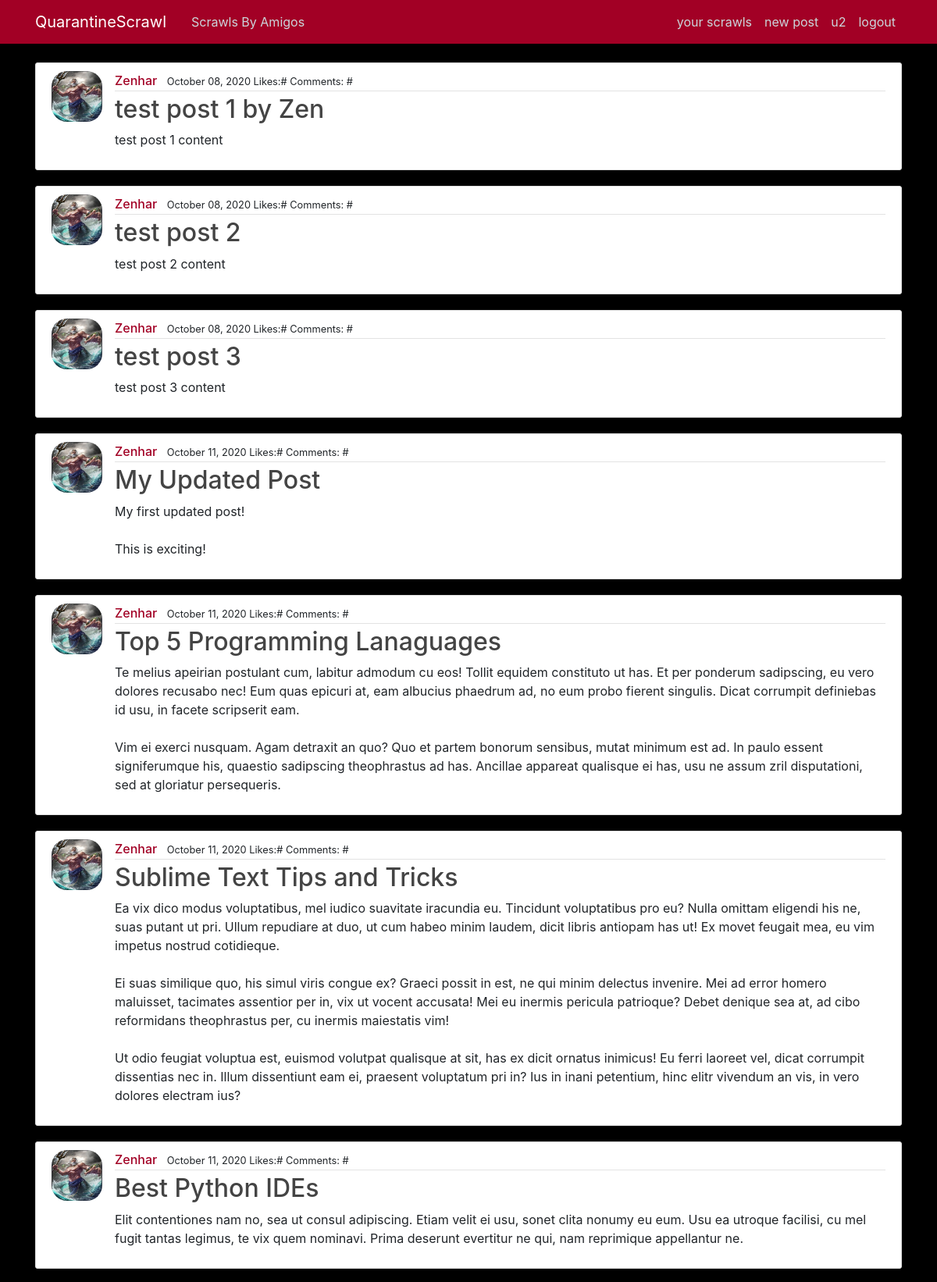
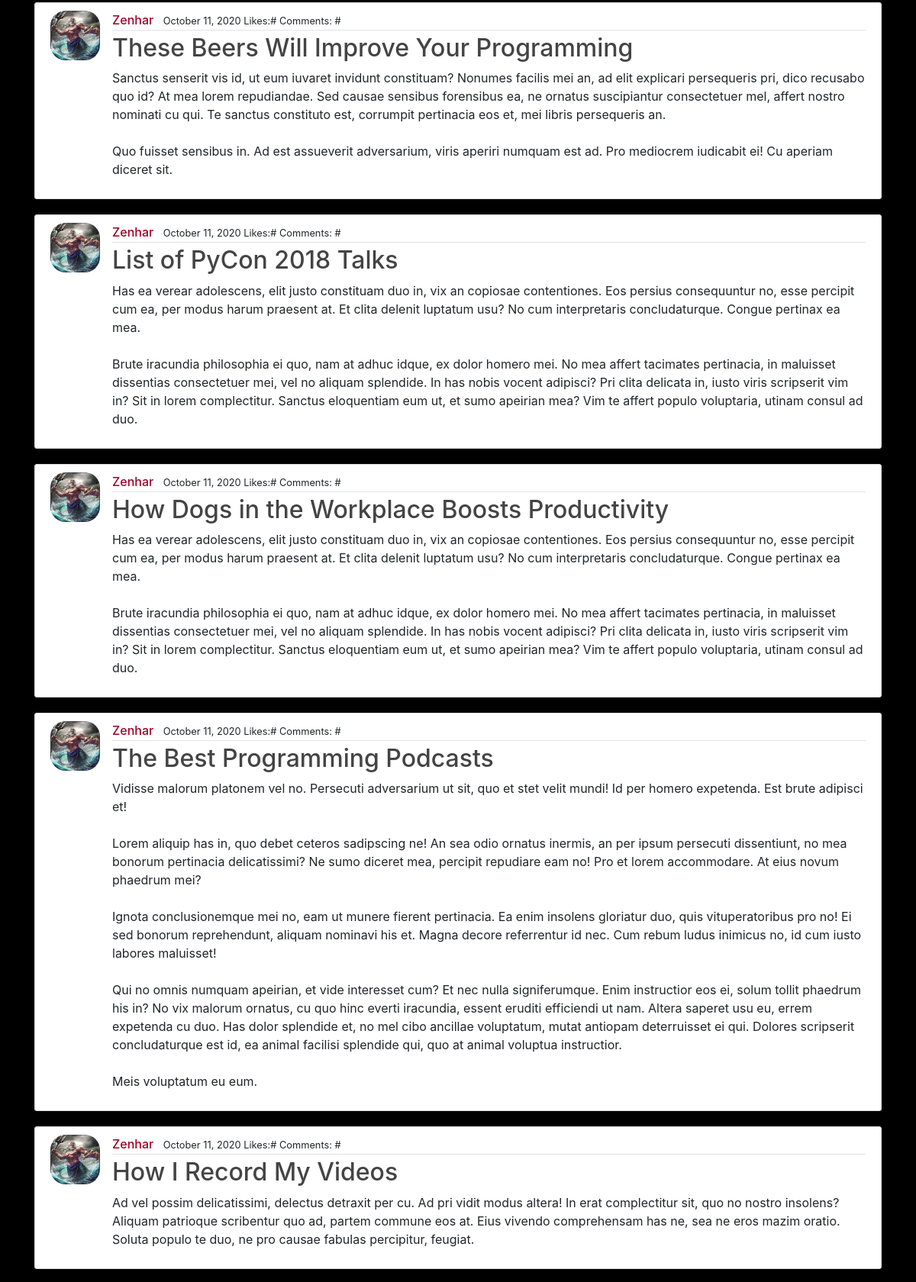
Screenshot of /homewithamigos/ (signed in, upper part) with the database file from the repository (2 pictures, top to bottom).
### blog/models.py (models this page shows, shortened)
class Post(models.Model):
    title = models.CharField(max_length=100)
    content = models.TextField()
    date = models.DateTimeField(default=timezone.now)
    author = models.ForeignKey(User, on_delete=models.CASCADE)
    liked = models.ManyToManyField(
        User, related_name="unliked", default=None, blank=True
    )
    commented = models.ManyToManyField(
        User, related_name="uncommented", default=None, blank=True
    )

### users/models.py (models this page shows, shortened)
class Profile(models.Model):
    user = models.OneToOneField(User, on_delete=models.CASCADE)
    image = models.ImageField(default="poseidon.jpg", upload_to="profile_pics")
    follow = models.ManyToManyField(User, related_name="followers", blank=True)
    follower = models.ManyToManyField(User, related_name="follows", blank=True)

### blog/views.py (the view)
# urls.py: path("homewithamigos/", AmigosPostListView.as_view(), name="amigos-home"),
class AmigosPostListView(LoginRequiredMixin, ListView):
    template_name = "blog/followspost.html"
    context_object_name = "all_posts"
    def get_queryset(self):
        loggedInUser = Profile.objects.get(user=self.request.user)
        axedUser = Post.objects.exclude(author=loggedInUser.user)
        return axedUser.filter(author__in=loggedInUser.follow.all())

### blog/templates/blog/followspost.html (shortened to what this page needs)
{% extends "blog/base.html" %}
{% block content %}
    {% for post in all_posts %}
        <article class="media content-section">
          <img class="rounded-cirle article-img" src="{{post.author.profile.image.url}}" alt="">
          <div class="media-body">
            <div class="article-metadata">
              <a class="mr-2 home-post-author" href="{% url 'user-posts' post.author.username  %}">{{ post.author }}</a>
              <small>{{ post.date|date:"F d, Y" }}  Likes:#  Comments: #</small>
            </div>
            <h2><a class="article-title" href="{% url 'post-detail' post.id %}">{{ post.title }}</a></h2>
            <p class="article-content">{{ post.content }}</p>
          </div>
        </article>
    {% endfor %}
{% endblock content %}

### blog/templates/blog/base.html (shortened to what this page needs)
{% load static %}
<!DOCTYPE html>
<html>
<head>
    <link rel="stylesheet" href="https://maxcdn.bootstrapcdn.com/bootstrap/4.0.0/css/bootstrap.min.css">
    <link rel="stylesheet" type="text/css" href="{% static 'blog/blog-css/main.css' %}">
    <link rel="stylesheet" type="text/css" href="{% static 'users/profile.css' %}">
</head>
<body>
    <header class="site-header">
      <nav class="navbar navbar-expand-md navbar-dark navbar-bg-steel fixed-top">
        <div class="container">
          <a class="navbar-brand mr-4" href="{% url 'home' %}">QuarantineScrawl</a>
          <div class="collapse navbar-collapse" id="navbarToggle">
            <div class="navbar-nav mr-auto">
              <a class="nav-item nav-link" href="{% url 'amigos-home' %}">Scrawls By Amigos</a>
            </div>
            <div class="navbar-nav">
              {% if user.is_authenticated %}
              <a class="nav-item nav-link" href="{% url 'user-posts' user.username  %}"> your scrawls</a>
              <a class="nav-item nav-link" href="{% url 'post-create' %}"> new post</a>
              <a class="nav-item nav-link" href="{% url 'profile' %}">{{user.username}}</a>
              <a class="nav-item nav-link" href="{% url 'logout' %}">logout</a>
              {% else %}
              <a class="nav-item nav-link" href="{% url 'login' %}">Login</a>
              <a class="nav-item nav-link" href="{% url 'register' %}">Register</a>
              {% endif %}
            </div>
          </div>
        </div>
      </nav>
    </header>
    <main role="main" class="container">
          {% block content %}{% endblock %}
    </main>
</body>
</html>

### blog/static/blog/blog-css/main.css (style rules this page uses)
body { background-color: black; margin-top: 5rem; }
.navbar-bg-steel { background-color: #a20025; }
.site-header .navbar-nav .nav-link { color: #cbd5db; font-weight: 400; }
.content-section { background: #ffffff; padding: 10px 20px; border: 1px solid #dddddd; border-radius: 3px; margin-bottom: 20px; }
.article-title { color: #444444; }
.article-content { white-space: pre-line; }
.article-img { height: 65px; width: 65px; margin-right: 16px; border-radius: 20px; }
.article-metadata { padding-bottom: 1px; margin-bottom: 4px; border-bottom: 1px solid #e3e3e3; }
.home-post-author { color: #a20025; font-weight: 500; }

### users/static/users/users-css/profile.css (style rules this page uses)
* { margin: 0px; padding: 0px; box-sizing: border-box; }

### rows the page displays
Post: author.profile.image (picture), author "Zenhar", date "October 08, 2020", title "test post 1 by Zen", content "test post 1 content"
Post: author.profile.image (picture), author "Zenhar", date "October 08, 2020", title "test post 2", content "test post 2 content"
Post: author.profile.image (picture), author "Zenhar", date "October 08, 2020", title "test post 3", content "test post 3 content"
Post: author.profile.image (picture), author "Zenhar", date "October 11, 2020", title "My Updated Post", content "My first updated post! This is exciting!"
Post: author.profile.image (picture), author "Zenhar", date "October 11, 2020", title "Top 5 Programming Lanaguages", content "Te melius apeirian postulant cum, labitur admodum cu eos! Tollit equidem constituto ut has. Et per ponderum sadipscing, eu vero dolores recusabo nec! Eum quas epicuri at, eam albucius phaedrum ad, no eum probo fierent singulis. Dicat corrumpit definiebas id usu, in facete scripserit eam. Vim ei exerci nusquam. Agam detraxit an quo? Quo et partem bonorum sensibus, mutat minimum est ad. In paulo essent signiferumque his, quaestio sadipscing theophrastus ad has. Ancillae appareat qualisque ei has, usu ne assum zril disputationi, sed at gloriatur persequeris."
Post: author.profile.image (picture), author "Zenhar", date "October 11, 2020", title "Sublime Text Tips and Tricks", content "Ea vix dico modus voluptatibus, mel iudico suavitate iracundia eu. Tincidunt voluptatibus pro eu? Nulla omittam eligendi his ne, suas putant ut pri. Ullum repudiare at duo, ut cum habeo minim laudem, dicit libris antiopam has ut! Ex movet feugait mea, eu vim impetus nostrud cotidieque. Ei suas similique quo, his simul viris congue ex? Graeci possit in est, ne qui minim delectus invenire. Mei ad error homero maluisset, tacimates assentior per in, vix ut vocent accusata! Mei eu inermis pericula patrioque? Debet denique sea at, ad cibo reformidans theophrastus per, cu inermis maiestatis vim! Ut odio feugiat voluptua est, euismod volutpat qualisque at sit, has ex dicit ornatus inimicus! Eu…"
Post: author.profile.image (picture), author "Zenhar", date "October 11, 2020", title "Best Python IDEs", content "Elit contentiones nam no, sea ut consul adipiscing. Etiam velit ei usu, sonet clita nonumy eu eum. Usu ea utroque facilisi, cu mel fugit tantas legimus, te vix quem nominavi. Prima deserunt evertitur ne qui, nam reprimique appellantur ne."
Post: author.profile.image (picture), author "Zenhar", date "October 11, 2020", title "These Beers Will Improve Your Programming", content "Sanctus senserit vis id, ut eum iuvaret invidunt constituam? Nonumes facilis mei an, ad elit explicari persequeris pri, dico recusabo quo id? At mea lorem repudiandae. Sed causae sensibus forensibus ea, ne ornatus suscipiantur consectetuer mel, affert nostro nominati cu qui. Te sanctus constituto est, corrumpit pertinacia eos et, mei libris persequeris an. Quo fuisset sensibus in. Ad est assueverit adversarium, viris aperiri numquam est ad. Pro mediocrem iudicabit ei! Cu aperiam diceret sit."
Post: author.profile.image (picture), author "Zenhar", date "October 11, 2020", title "List of PyCon 2018 Talks", content "Has ea verear adolescens, elit justo constituam duo in, vix an copiosae contentiones. Eos persius consequuntur no, esse percipit cum ea, per modus harum praesent at. Et clita delenit luptatum usu? No cum interpretaris concludaturque. Congue pertinax ea mea. Brute iracundia philosophia ei quo, nam at adhuc idque, ex dolor homero mei. No mea affert tacimates pertinacia, in maluisset dissentias consectetuer mei, vel no aliquam splendide. In has nobis vocent adipisci? Pri clita delicata in, iusto viris scripserit vim in? Sit in lorem complectitur. Sanctus eloquentiam eum ut, et sumo apeirian mea? Vim te affert populo voluptaria, utinam consul ad duo."
Post: author.profile.image (picture), author "Zenhar", date "October 11, 2020", title "How Dogs in the Workplace Boosts Productivity", content "Has ea verear adolescens, elit justo constituam duo in, vix an copiosae contentiones. Eos persius consequuntur no, esse percipit cum ea, per modus harum praesent at. Et clita delenit luptatum usu? No cum interpretaris concludaturque. Congue pertinax ea mea. Brute iracundia philosophia ei quo, nam at adhuc idque, ex dolor homero mei. No mea affert tacimates pertinacia, in maluisset dissentias consectetuer mei, vel no aliquam splendide. In has nobis vocent adipisci? Pri clita delicata in, iusto viris scripserit vim in? Sit in lorem complectitur. Sanctus eloquentiam eum ut, et sumo apeirian mea? Vim te affert populo voluptaria, utinam consul ad duo."
Post: author.profile.image (picture), author "Zenhar", date "October 11, 2020", title "The Best Programming Podcasts", content "Vidisse malorum platonem vel no. Persecuti adversarium ut sit, quo et stet velit mundi! Id per homero expetenda. Est brute adipisci et! Lorem aliquip has in, quo debet ceteros sadipscing ne! An sea odio ornatus inermis, an per ipsum persecuti dissentiunt, no mea bonorum pertinacia delicatissimi? Ne sumo diceret mea, percipit repudiare eam no! Pro et lorem accommodare. At eius novum phaedrum mei? Ignota conclusionemque mei no, eam ut munere fierent pertinacia. Ea enim insolens gloriatur duo, quis vituperatoribus pro no! Ei sed bonorum reprehendunt, aliquam nominavi his et. Magna decore referrentur id nec. Cum rebum ludus inimicus no, id cum iusto labores maluisset! Qui no omnis numquam…"
Post: author.profile.image (picture), author "Zenhar", date "October 11, 2020", title "How I Record My Videos", content "Ad vel possim delicatissimi, delectus detraxit per cu. Ad pri vidit modus altera! In erat complectitur sit, quo no nostro insolens? Aliquam patrioque scribentur quo ad, partem commune eos at. Eius vivendo comprehensam has ne, sea ne eros mazim oratio. Soluta populo te duo, ne pro causae fabulas percipitur, feugiat."

### other values shown
{{ user.username }} "u2"
